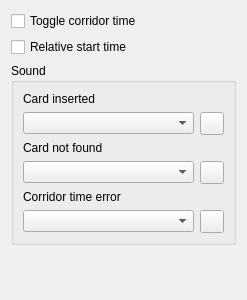
<?xml version="1.0" encoding="UTF-8"?>
<ui version="4.0">
 <class>UiSettingsPage</class>
 <widget class="QWidget" name="UiSettingsPage">
  <property name="geometry">
   <rect>
    <x>0</x>
    <y>0</y>
    <width>247</width>
    <height>300</height>
   </rect>
  </property>
  <property name="windowTitle">
   <string>Form</string>
  </property>
  <layout class="QVBoxLayout" name="verticalLayout">
   <item>
    <widget class="QCheckBox" name="toggleCorridorTime">
     <property name="text">
      <string>Toggle corridor time</string>
     </property>
    </widget>
   </item>
   <item>
    <widget class="QCheckBox" name="relativeStartTime">
     <property name="text">
      <string>Relative start time</string>
     </property>
    </widget>
   </item>
   <item>
    <widget class="QGroupBox" name="groupBox">
     <property name="title">
      <string>Sound</string>
     </property>
     <layout class="QGridLayout" name="gridLayout">
      <item row="1" column="0">
       <widget class="QComboBox" name="lstSoundCardInserted"/>
      </item>
      <item row="1" column="1">
       <widget class="QToolButton" name="btPlayCardInserted">
        <property name="icon">
         <iconset resource="../startertool.qrc">
          <normaloff>:/images/play.svg</normaloff>:/images/play.svg</iconset>
        </property>
       </widget>
      </item>
      <item row="4" column="0">
       <widget class="QLabel" name="label_3">
        <property name="text">
         <string>Corridor time error</string>
        </property>
       </widget>
      </item>
      <item row="3" column="0">
       <widget class="QComboBox" name="lstSoundCardNotFound"/>
      </item>
      <item row="3" column="1">
       <widget class="QToolButton" name="btPlayCardNotFound">
        <property name="icon">
         <iconset resource="../startertool.qrc">
          <normaloff>:/images/play.svg</normaloff>:/images/play.svg</iconset>
        </property>
       </widget>
      </item>
      <item row="2" column="0">
       <widget class="QLabel" name="label_2">
        <property name="text">
         <string>Card not found</string>
        </property>
       </widget>
      </item>
      <item row="5" column="0">
       <widget class="QComboBox" name="lstSoundCorridorTimeError"/>
      </item>
      <item row="5" column="1">
       <widget class="QToolButton" name="btPlayCorridorTimeError">
        <property name="icon">
         <iconset resource="../startertool.qrc">
          <normaloff>:/images/play.svg</normaloff>:/images/play.svg</iconset>
        </property>
       </widget>
      </item>
      <item row="0" column="0">
       <widget class="QLabel" name="label">
        <property name="text">
         <string>Card inserted</string>
        </property>
       </widget>
      </item>
     </layout>
    </widget>
   </item>
   <item>
    <spacer name="verticalSpacer">
     <property name="orientation">
      <enum>Qt::Vertical</enum>
     </property>
     <property name="sizeHint" stdset="0">
      <size>
       <width>20</width>
       <height>40</height>
      </size>
     </property>
    </spacer>
   </item>
  </layout>
 </widget>
 <resources>
  <include location="../startertool.qrc"/>
 </resources>
 <connections/>
</ui>
